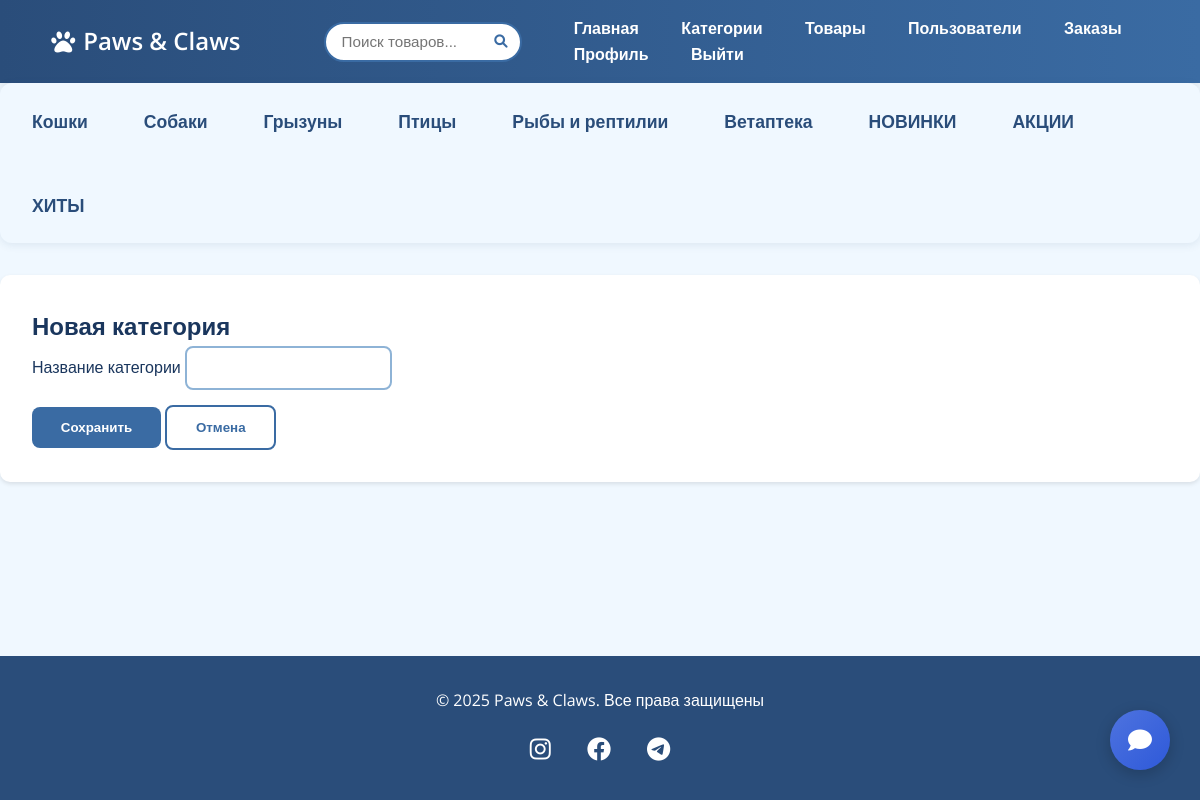
Screenshot of /admin/category/new (signed in) with the database file from the repository.
### app.py (models this page shows)
class Category(db.Model):
    id = db.Column(db.Integer, primary_key=True)
    name = db.Column(db.String(50), unique=True, nullable=False)
    subcategories = db.relationship('SubCategory', backref='category', cascade='all, delete-orphan')
    products = db.relationship('Product', backref='category', lazy=True)

### app.py (the view)
@app.route('/admin/category/new', methods=['GET', 'POST'])
def admin_new_category():
    if not is_admin():
        abort(403)
    form = CategoryForm()
    if form.validate_on_submit():
        category = Category(name=form.name.data)
        db.session.add(category)
        db.session.commit()
        return redirect(url_for('admin_categories'))
    return render_template('admin/edit_category.html', form=form)

### app.py
class CategoryForm(FlaskForm):
    name = StringField('Название категории', validators=[DataRequired()])
    submit = SubmitField('Сохранить')

### app.py (called while the page is built)
def is_admin():
    if 'user_id' not in session:
        return False
    user = User.query.get(session['user_id'])
    return user and user.is_admin

@app.context_processor
def inject_user():
    user = None
    if 'user_id' in session:
        user = User.query.get(session['user_id'])
    return dict(current_user=user)

@app.context_processor
def inject_categories():
    categories = Category.query.options(
        db.joinedload(Category.subcategories)
    ).all()
    return dict(categories=categories)

@app.context_processor
def inject_cart_count():
    cart_count = 0
    if 'user_id' in session:
        cart_items = Cart.query.filter_by(user_id=session['user_id']).all()
        cart_count = sum(item.quantity for item in cart_items)  # Сумма количеств
    return dict(cart_count=cart_count)

### templates/admin/edit_category.html (shortened to what this page needs)
{% extends 'base.html' %}
{% block content %}
<div class="admin-container">
    <h2>{% if form.name.data %}Редактирование{% else %}Новая{% endif %} категория</h2>
    <form method="POST">
        <div class="form-group">
            {{ form.name.label }}
            {{ form.name(class="form-control") }}
        </div>
        <button type="submit" style="margin-top: 15px;" class="btn btn-primary">Сохранить</button>
        <button style="margin-top: 15px; background-color: white; border: 2px solid #3A6BA3;" class="btn btn-primary">
        <a href="{{ url_for('admin_categories') }}"  > Отмена </a>
        </button>
    </form>
</div>
{% endblock %}

### templates/base.html (shortened to what this page needs)
<!DOCTYPE html>
<html lang="ru">
<head>
    <link rel="stylesheet" href="{{ url_for('static', filename='css/style.css') }}">
    <link rel="stylesheet" href="https://cdnjs.cloudflare.com/ajax/libs/font-awesome/6.0.0/css/all.min.css">
</head>
<body>
    <nav class="navbar">
        <div class="container">
            <a href="{{ url_for('index') }}" class="logo">
                <i class="fas fa-paw"></i> Paws & Claws
            </a>
            <div class="search-container">
                <form action="{{ url_for('search') }}" method="GET">
                    <div class="search-box">
                        <input type="text"
                               name="q"
                               placeholder="Поиск товаров..."
                               value="{{ request.args.get('q', '') }}"
                               autocomplete="off">
                        <button type="submit">
                            <i class="fas fa-search"></i>
                        </button>
                    </div>
                </form>
            </div>
            <div class="nav-links">
                <a href="{{ url_for('index') }}">Главная</a>
                {% if current_user and current_user.is_admin %}
                <a href="{{ url_for('admin_categories') }}">Категории</a>
                <a href="{{ url_for('admin_products') }}">Товары</a>
                <a href="{{ url_for('admin_users') }}">Пользователи</a>
                <a href="{{ url_for('admin_orders') }}">Заказы</a>
            {% endif %}
                 {% if current_user %}
                    <a href="{{ url_for('profile') }}">Профиль</a>
                    <a href="{{ url_for('logout') }}">Выйти</a>
                {% else %}
                    <a href="{{ url_for('login') }}">Войти</a>
                    <a href="{{ url_for('register') }}">Регистрация</a>
                {% endif %}
            </div>
        </div>
    </nav>
    <section class="categories-list">
    {% for category in categories %}
        <li class="category-item">
            <a href="{{ url_for('index', category=category.id) }}" class="category-link has-submenu">{{ category.name }}</a>
        </li>
    {% endfor %}
    </section>
    <main class="container">
        {% block content %}{% endblock %}
    </main>
    {% if current_user %}
        <a href="
        {% if current_user.is_admin %}
        {{ url_for('admin_support') }}
        {% else %}
        {{ url_for('support') }}
        {% endif %}"
           class="floating-chat-btn"
           id="chat-button">
            <i class="fas fa-comment"></i>
        </a>
    {% endif %}
    <footer class="footer">
        <div class="container text-center">
            <p>© 2025 Paws & Claws. Все права защищены</p>
            <div class="social-links">
                <a href="#"><i class="fab fa-instagram"></i></a>
                <a href="#"><i class="fab fa-facebook"></i></a>
                <a href="#"><i class="fab fa-telegram"></i></a>
            </div>
        </div>
    </footer>
</body>
</html>

### static/css/style.css (style rules this page uses)
:root { --primary-dark: #2A4D7A; --primary-medium: #3A6BA3; --primary-light: #8EB3D6; --accent-blue: #C5E0F9; --background: #F0F8FF; --text-dark: #1A365D; --text-light: #FFFFFF; }
* { margin: 0; padding: 0; box-sizing: border-box; }
body { font-family: 'Open Sans', sans-serif; background-color: var(--background); color: var(--text-dark); line-height: 1.6; min-height: 100vh; display: flex; flex-direction: column; }
.navbar { background: linear-gradient(to right, var(--primary-dark), var(--primary-medium)); padding: 1rem 2rem; box-shadow: 0 2px 15px rgba(0,0,0,0.1); }
.navbar a { color: var(--text-light) !important; text-decoration: none; margin: 0 1.2rem; transition: all 0.3s ease; font-weight: 600; }
.logo { font-size: 1.5rem; display: flex; align-items: center; gap: 0.5rem; }
.logo .fa-paw { animation: float 3s ease-in-out infinite; }
.btn-primary { background: var(--primary-medium); color: var(--text-light); border: none; padding: 0.8rem 1.8rem; border-radius: 8px; transition: all 0.3s ease; font-weight: 600; }
.categories-list { display: flex; gap: 1.5rem; flex-wrap: wrap; align-items: center; margin: 0; padding: 0.5rem 1rem; background: var(--background); border-radius: 12px; box-shadow: 0 2px 8px rgba(42,77,122,0.1); list-style: none; }
.category-link { color: var(--primary-dark); text-decoration: none; font-size: 1.1rem; font-weight: 600; padding: 0.5rem 1rem; display: flex; align-items: center; gap: 0.5rem; border-radius: 8px; transition: all 0.3s ease; }
.category-link::after { content: ''; position: absolute; bottom: 0; left: 12px; width: calc(100% - 12px); height: 2px; background: #3A6BA3; transform: scaleX(0); transition: transform 0.3s ease; }
.category-item { position: relative; padding: 0.5rem 0; transition: all 0.3s ease; }
.category-link.has-submenu::after { content: "\f078"; font-family: "Font Awesome 5 Free"; font-weight: 900; font-size: 0.8rem; transition: transform 0.3s ease; }
.form-control { border: 2px solid var(--primary-light); border-radius: 8px; padding: 0.8rem; transition: all 0.3s ease; }
.footer { background: var(--primary-dark); color: var(--text-light); margin-top: auto; padding: 2rem 0; text-align: center; }
.social-links { margin-top: 1rem; }
.social-links a { color: white; margin: 0 1rem; font-size: 1.5rem; transition: all 0.3s ease; }
.admin-container { max-width: 1200px; margin: 2rem auto; padding: 2rem; background: white; border-radius: 10px; box-shadow: 0 2px 4px rgba(0,0,0,0.1); }
.navbar .container { display: flex; align-items: center; gap: 2rem; }
.logo { flex-shrink: 0; }
.search-container { flex-grow: 1; max-width: 500px; margin-left: 2rem; position: relative; }
.search-box { position: relative; display: flex; align-items: center; }
.search-box input { width: 100%; padding: 0.6rem 1rem; padding-right: 2.5rem; border: 2px solid var(--primary-medium); border-radius: 25px; font-size: 0.95rem; }
.search-box button { position: absolute; right: 10px; background: none; border: none; color: var(--primary-medium); cursor: pointer; padding: 5px; }
a { text-decoration: none !important; color: var(--primary-medium); transition: all 0.3s; }
.floating-chat-btn { position: fixed; bottom: 30px; right: 30px; width: 60px; height: 60px; background: linear-gradient(135deg, #4e73df, #2e59d9); color: white; border-radius: 50%; display: flex; justify-content: center; align-items: center; box-shadow: 0 4px 15px rgba(0, 0, 0, 0.2); z-index: 1000; transition: all 0.3s ease; cursor: pointer; }
.floating-chat-btn i { font-size: 24px; }

### rows the page displays
Category: name "Кошки"
Category: name "Собаки"
Category: name "Грызуны"
Category: name "Птицы"
Category: name "Рыбы и рептилии"
Category: name "Ветаптека"
Category: name "НОВИНКИ"
Category: name "АКЦИИ"
Category: name "ХИТЫ"
